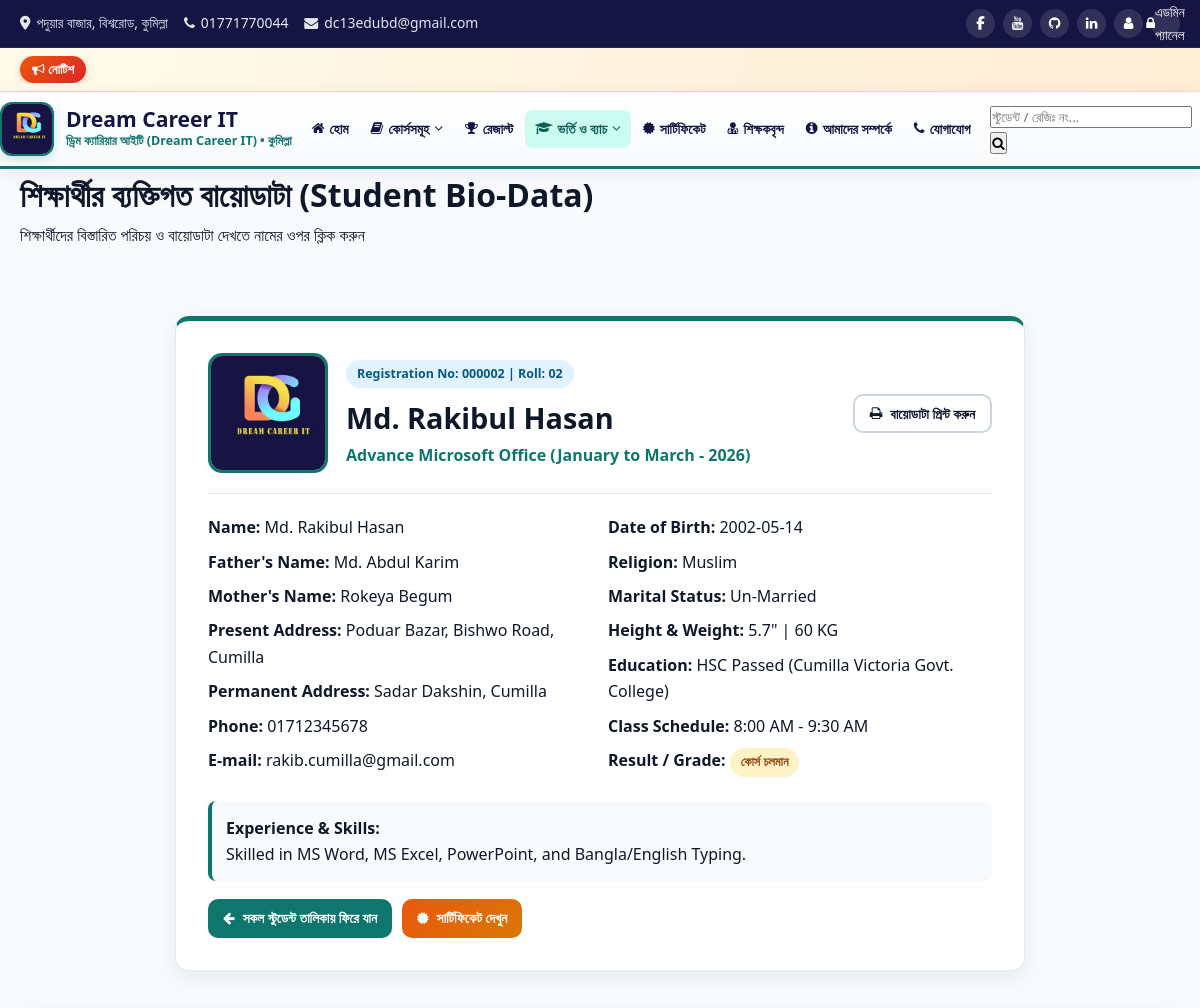
The page /biodata.php?reg_no=000002 (upper part) on the database as committed earlier.
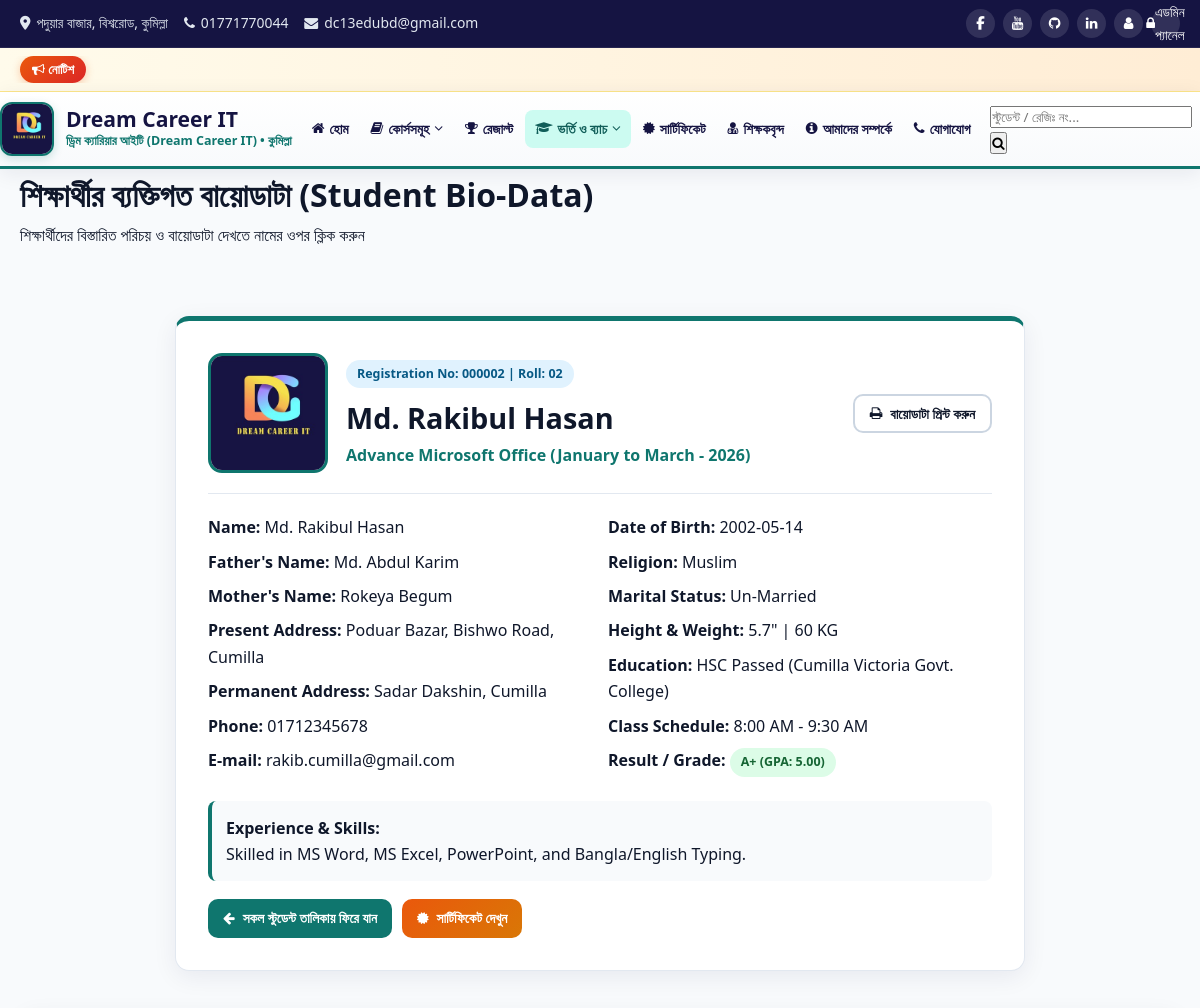
The same page on the database as committed later.
### tables this page shows
CREATE TABLE students (
    id INTEGER PRIMARY KEY AUTOINCREMENT,
    reg_no VARCHAR(30) UNIQUE NOT NULL,
    roll_no VARCHAR(20) NOT NULL,
    secret_code VARCHAR(50) UNIQUE NOT NULL,
    name VARCHAR(120) NOT NULL,
    father_name VARCHAR(120),
    mother_name VARCHAR(120),
    nid_birth_reg VARCHAR(60),
    present_address TEXT,
    permanent_address TEXT,
    phone VARCHAR(50),
    email VARCHAR(120),
    dob VARCHAR(30),
    religion VARCHAR(50) DEFAULT 'Muslim',
    marital_status VARCHAR(30) DEFAULT 'Un-Married',
    height VARCHAR(20) DEFAULT '5.6"',
    weight VARCHAR(20) DEFAULT '55 KG',
    blood_group VARCHAR(15) DEFAULT 'O+',
    education VARCHAR(150),
    school_college VARCHAR(150),
    experience TEXT,
    has_disability VARCHAR(10) DEFAULT 'না',
    disability_discount DECIMAL(5,2) DEFAULT 0,
    course_id INTEGER,
    course_name VARCHAR(120) NOT NULL,
    course_duration VARCHAR(50) DEFAULT '3 Months',
    batch_no VARCHAR(40) DEFAULT 'Batch-2026-01',
    batch_year INTEGER DEFAULT 2026,
    admission_month VARCHAR(20) DEFAULT 'January',
    session_quarter VARCHAR(60) DEFAULT 'January to March',
    batch_type VARCHAR(30) DEFAULT 'New Batch',
    class_slot VARCHAR(80) DEFAULT '8:00 AM - 9:30 AM',
    result_grade VARCHAR(20) DEFAULT 'A+',
    cgpa VARCHAR(20) DEFAULT '5.00',
    photo VARCHAR(255) DEFAULT 'assets/img/teacher-sagor.jpg',
    password_hash VARCHAR(255),
    status VARCHAR(20) DEFAULT 'Active',
    created_at DATETIME DEFAULT CURRENT_TIMESTAMP
, exam_status VARCHAR(40) DEFAULT 'পাস করেছে', teacher_ref VARCHAR(100) DEFAULT '', doc_image VARCHAR(255) DEFAULT 'assets/img/logo.jpg');

### config/db.php (called while the page is built, shortened)
<?php
function h(?string $str): string {
    return htmlspecialchars((string)$str, ENT_QUOTES, 'UTF-8');
}
function is_student_course_completed(?array $st): bool {
    $exam_st = trim((string)($st['exam_status'] ?? ''));
    $status  = trim((string)($st['status'] ?? ''));
    $grade   = strtolower(trim((string)($st['result_grade'] ?? '')));
    if (in_array($exam_st, ['পাস করেছে', 'ফেইল করেছে'], true) || $status === 'Completed') {
        return true;
    }
    return false;
}
function is_student_failed(?array $st): bool {
    $exam_st = trim((string)($st['exam_status'] ?? ''));
    $grade   = strtolower(trim((string)($st['result_grade'] ?? '')));
    return false;
}

### biodata.php (the view, shortened to what the changed rows need)
<?php
require_once __DIR__ . '/config/db.php';
$pdo = get_db();
$reg_no = trim($_GET['reg_no'] ?? '');
$profile = null;
if ($reg_no !== '') {
    $stmt = $pdo->prepare("SELECT * FROM students WHERE reg_no=? LIMIT 1");
    $stmt->execute([$reg_no]);
    $profile = $stmt->fetch();
}
$sql = "SELECT * FROM students WHERE 1=1";
$params = [];
$sql .= " ORDER BY reg_no ASC";
$stmt = $pdo->prepare($sql);
$stmt->execute($params);
$students = $stmt->fetchAll();
require_once __DIR__ . '/includes/header.php';
?>
<div class="page-hero-strip">
    <div class="container">
        <h1><?= h($profile ? 'শিক্ষার্থীর ব্যক্তিগত বায়োডাটা (Student Bio-Data)' : 'All Student Bio-Data Directory') ?></h1>
    </div>
</div>
<section class="section">
    <div class="container">
        <?php if ($profile): ?>
            <div class="form-card" style="max-width:850px; margin:0 auto 40px; border-top:5px solid #0f766e;">
                <div style="display:flex; justify-content:space-between; align-items:center; flex-wrap:wrap; gap:20px; border-bottom:1px solid #e2e8f0; padding-bottom:20px; margin-bottom:20px;">
                    <div style="display:flex; align-items:center; gap:18px; flex-wrap:wrap;">
                        <img src="<?= h($profile['photo'] ?: 'assets/img/teacher-sagor.jpg') ?>" alt="<?= h($profile['name']) ?>" style="width:120px; height:120px; border-radius:14px; object-fit:cover; border:3px solid #0f766e;">
                        <div>
                            <span class="badge badge-info">Registration No: <?= h($profile['reg_no']) ?> | Roll: <?= h($profile['roll_no']) ?></span>
                            <h2 style="font-size:1.8rem; color:#0f172a; margin-top:6px;"><?= h($profile['name']) ?></h2>
                            <p style="color:#0f766e; font-weight:700;"><?= h($profile['course_name']) ?> (<?= h($profile['session_quarter']) ?> - <?= (int)$profile['batch_year'] ?>)</p>
                        </div>
                    </div>
                    <button onclick="window.print()" class="btn btn-outline btn-sm" style="color:#0f172a; border-color:#cbd5e1;"><i class="fa fa-print"></i> বায়োডাটা প্রিন্ট করুন</button>
                </div>
                <div class="grid-2" style="gap:16px;">
                    <div>
                        <p style="margin-bottom:8px;"><strong>Name:</strong> <?= h($profile['name']) ?></p>
                        <p style="margin-bottom:8px;"><strong>Father's Name:</strong> <?= h($profile['father_name']) ?></p>
                        <p style="margin-bottom:8px;"><strong>Mother's Name:</strong> <?= h($profile['mother_name']) ?></p>
                        <p style="margin-bottom:8px;"><strong>Present Address:</strong> <?= h($profile['present_address']) ?></p>
                        <p style="margin-bottom:8px;"><strong>Permanent Address:</strong> <?= h($profile['permanent_address']) ?></p>
                        <p style="margin-bottom:8px;"><strong>Phone:</strong> <?= h($profile['phone']) ?></p>
                        <p style="margin-bottom:8px;"><strong>E-mail:</strong> <?= h($profile['email']) ?></p>
                    </div>
                    <div>
                        <p style="margin-bottom:8px;"><strong>Date of Birth:</strong> <?= h($profile['dob']) ?></p>
                        <p style="margin-bottom:8px;"><strong>Religion:</strong> <?= h($profile['religion']) ?></p>
                        <p style="margin-bottom:8px;"><strong>Marital Status:</strong> <?= h($profile['marital_status']) ?></p>
                        <p style="margin-bottom:8px;"><strong>Height & Weight:</strong> <?= h($profile['height']) ?> | <?= h($profile['weight']) ?></p>
                        <p style="margin-bottom:8px;"><strong>Education:</strong> <?= h($profile['education']) ?> (<?= h($profile['school_college']) ?>)</p>
                        <p style="margin-bottom:8px;"><strong>Class Schedule:</strong> <?= h($profile['class_slot']) ?></p>
                        <p style="margin-bottom:8px;"><strong>Result / Grade:</strong> <?php if (!is_student_course_completed($profile)): ?><span class="badge badge-warning">কোর্স চলমান</span><?php elseif (is_student_failed($profile)): ?><span class="badge badge-danger">ফেইল (Fail - GPA: 0.00)</span><?php else: ?><span class="badge badge-success"><?= h($profile['result_grade']) ?> (GPA: <?= h($profile['cgpa']) ?>)</span><?php endif; ?></p>
                    </div>
                </div>
                <div style="margin-top:16px; padding:14px; background:#f8fafc; border-radius:8px; border-left:4px solid #0f766e;">
                    <strong>Experience & Skills:</strong><br>
                    <?= nl2br(h($profile['experience'])) ?>
                </div>
                <div style="margin-top:18px; display:flex; gap:10px;">
                    <a href="biodata.php" class="btn btn-primary btn-sm"><i class="fa fa-arrow-left"></i> সকল স্টুডেন্ট তালিকায় ফিরে যান</a>
                    <a href="certificates.php?q=<?= urlencode($profile['reg_no']) ?>" class="btn btn-accent btn-sm"><i class="fa fa-certificate"></i> সার্টিফিকেট দেখুন</a>
                </div>
            </div>
        <?php endif; ?>
    </div>
</section>
<?php require_once __DIR__ . '/includes/footer.php'; ?>

Rows that differ between the two databases and show on the page:
changed students "Md. Rakibul Hasan": result_grade (not shown) → "A+"; cgpa (not shown) → "5.00"
Other text that changed with them:
text no longer shown: "কোর্স চলমান"
text now shown: "(GPA: )"
